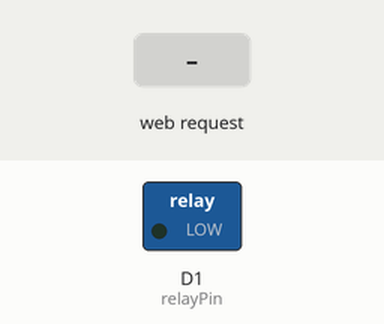
Simulated run of this sketch. Board: ESP8266 (NodeMCU). On the bench: switched loads named in the sketch (green lamp = pin HIGH). Inputs (shaded band) come from the test bench. WiFi joins after 1.5 s; servers stay silent unless stated; what the sketch prints to the serial monitor is not drawn.

Above: at 2.7 s.
2.8 s: HTTP request GET /ON received
At 4.0 s:
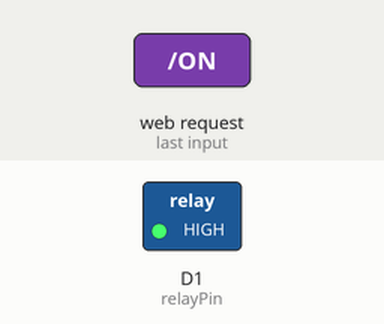
4.3 s: HTTP request GET /OFF received
At 5.1 s:
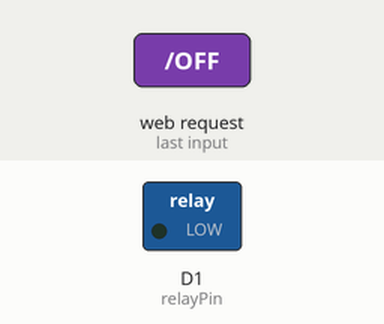
Timing chart, 0 to 7.3 s (numbered marks = the images above; inputs shaded):
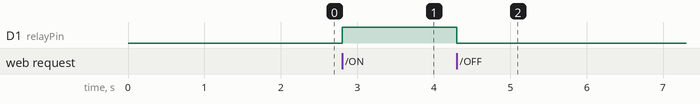

Measured:
- after the input at 2.8 s, D1 (relayPin): LOW → HIGH at once
- after the input at 4.3 s, D1 (relayPin): HIGH → LOW at once

The sketch:

ESP.ino
```cpp
// ======================================================
//        ESP8266 IoT Circuit Breaker Code
// ======================================================

#include <ESP8266WiFi.h>

// ---------------- WIFI DETAILS ----------------
const char* ssid = "YOUR_WIFI_NAME";
const char* password = "YOUR_WIFI_PASSWORD";

// ---------------- SERVER ----------------
WiFiServer server(80);

// ---------------- RELAY PIN ----------------
int relayPin = D1;

// ======================================================
// SETUP
// ======================================================

void setup() {

  // Serial Start
  Serial.begin(9600);

  // Relay Output
  pinMode(relayPin, OUTPUT);

  // Relay OFF Initially
  digitalWrite(relayPin, LOW);

  // ==================================================
  // WIFI CONNECT
  // ==================================================

  WiFi.begin(ssid, password);

  Serial.println();
  Serial.println("Connecting WiFi");

  while (WiFi.status() != WL_CONNECTED) {

    delay(500);
    Serial.print(".");
  }

  // ==================================================
  // CONNECTED
  // ==================================================

  Serial.println();
  Serial.println("WiFi Connected");

  Serial.print("IP Address : ");
  Serial.println(WiFi.localIP());

  // Start Server
  server.begin();

  Serial.println("Server Started");
}

// ======================================================
// LOOP
// ======================================================

void loop() {

  // Check Client
  WiFiClient client = server.available();

  if (!client) {
    return;
  }

  Serial.println("New Client");

  // Read Browser Request
  String request = client.readStringUntil('\r');

  Serial.println(request);

  client.flush();

  // ==================================================
  // RELAY CONTROL
  // ==================================================

  // Turn ON
  if (request.indexOf("/ON") != -1) {

    digitalWrite(relayPin, HIGH);

    Serial.println("Breaker ON");
  }

  // Turn OFF
  if (request.indexOf("/OFF") != -1) {

    digitalWrite(relayPin, LOW);

    Serial.println("Breaker OFF");
  }

  // ==================================================
  // WEBPAGE
  // ==================================================

  client.println("HTTP/1.1 200 OK");
  client.println("Content-Type: text/html");
  client.println("");

  client.println("<!DOCTYPE HTML>");
  client.println("<html>");

  client.println("<head>");
  client.println("<title>IoT Circuit Breaker</title>");
  client.println("</head>");

  client.println("<body style='text-align:center; font-family:Arial;'>");

  client.println("<h1>IoT Based Circuit Breaker</h1>");

  client.println("<h2>Khushi Raikwar</h2>");

  client.println("<h3>Govt Polytechnic College Satna</h3>");

  client.println("<br>");

  // ON Button
  client.println("<a href=\"/ON\">");
  client.println("<button style='height:60px; width:120px; font-size:20px;'>ON</button>");
  client.println("</a>");

  client.println("<br><br>");

  // OFF Button
  client.println("<a href=\"/OFF\">");
  client.println("<button style='height:60px; width:120px; font-size:20px;'>OFF</button>");
  client.println("</a>");

  client.println("</body>");
  client.println("</html>");

  delay(1);

  Serial.println("Client Disconnected");
}
```
